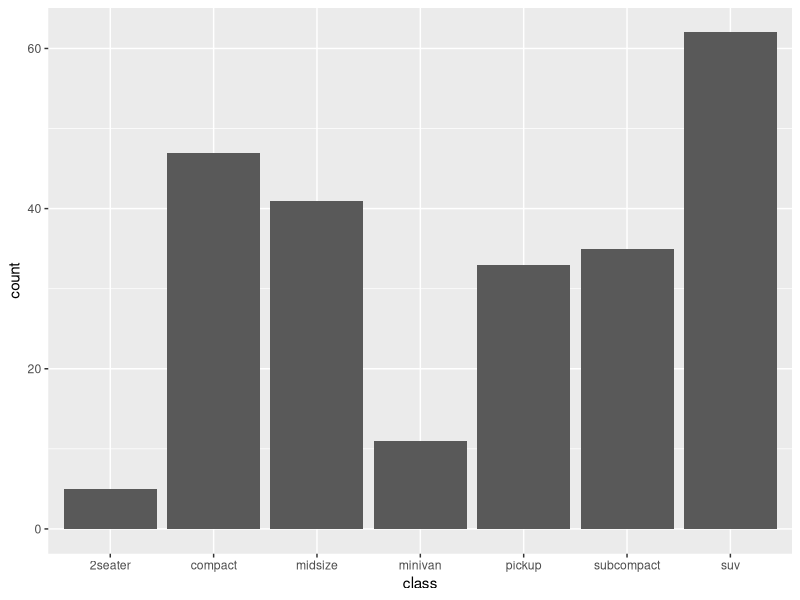
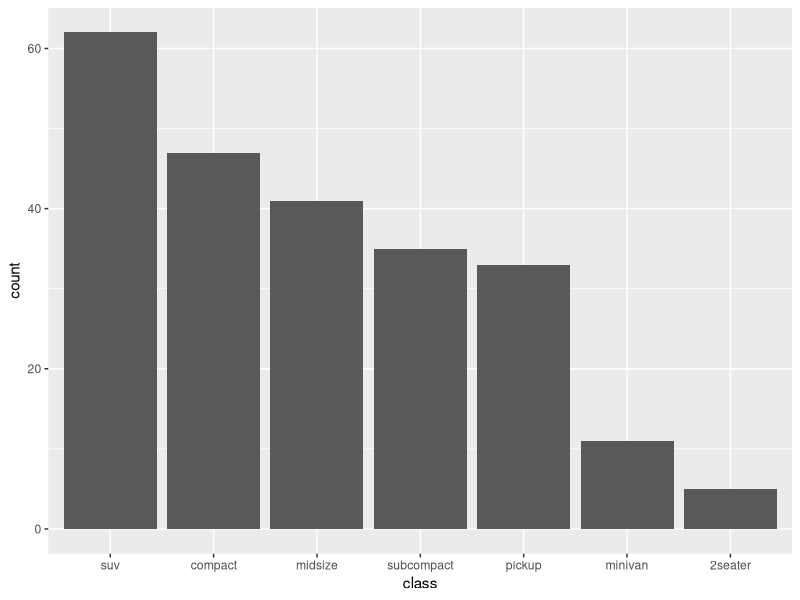
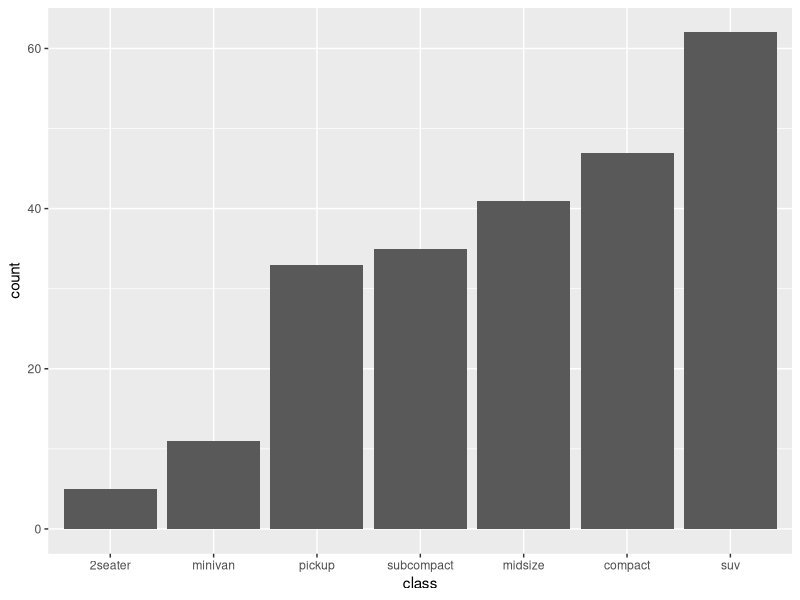

Reproduce these figures in R, in order.
## ---- chunk 1
suppressPackageStartupMessages(library(dplyr))
suppressPackageStartupMessages(library(ggplot2))
## ---- chunk 2
mpg %>% 
  ggplot() +
  geom_bar(aes(x = class))
## ---- chunk 3
class(mpg$class)
## ---- chunk 4
levels(
  as.factor(mpg$class)
)
## ---- chunk 5
class_reordered <- reorder(mpg$class, mpg$class, function(x) -length(x))
levels(class_reordered)
## ---- chunk 6
mpg %>% 
  ggplot() +
  geom_bar(aes(x = reorder(class, class, function(x) -length(x)))) +
  xlab("class")
## ---- chunk 7
mpg %>% 
  ggplot() +
  geom_bar(aes(x = reorder(class, class, function(x) length(x)))) +
  xlab("class")
